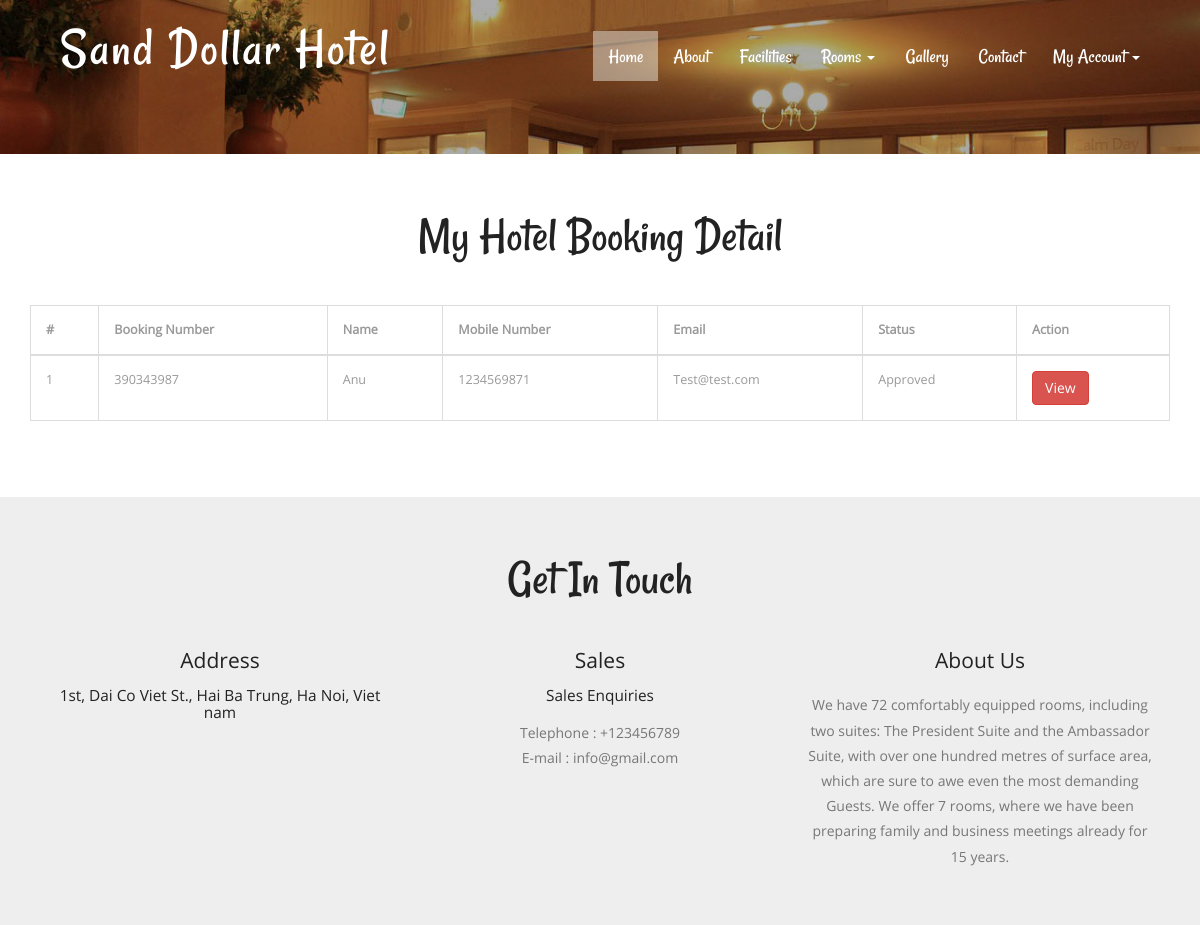
The app's page /my-booking.php (signed in) with its own data.
### tables this page shows
CREATE TABLE `tblbooking` (
  `ID` int(10) NOT NULL,
  `RoomId` int(5) DEFAULT NULL,
  `BookingNumber` varchar(120) DEFAULT NULL,
  `UserID` int(5) NOT NULL,
  `IDType` varchar(120) DEFAULT NULL,
  `Gender` varchar(50) DEFAULT NULL,
  `Address` mediumtext DEFAULT NULL,
  `CheckinDate` varchar(200) DEFAULT NULL,
  `CheckoutDate` varchar(200) DEFAULT NULL,
  `BookingDate` timestamp NULL DEFAULT current_timestamp(),
  `Remark` varchar(50) DEFAULT NULL,
  `Status` varchar(50) DEFAULT NULL,
  `UpdationDate` timestamp NULL DEFAULT NULL ON UPDATE current_timestamp()
);

CREATE TABLE `tbluser` (
  `ID` int(10) NOT NULL,
  `FullName` varchar(200) DEFAULT NULL,
  `MobileNumber` bigint(10) DEFAULT NULL,
  `Email` varchar(120) DEFAULT NULL,
  `Password` varchar(120) DEFAULT NULL,
  `RegDate` timestamp NULL DEFAULT current_timestamp()
);

CREATE TABLE `tblpage` (
  `ID` int(10) NOT NULL,
  `PageType` varchar(120) DEFAULT NULL,
  `PageTitle` varchar(200) DEFAULT NULL,
  `PageDescription` mediumtext DEFAULT NULL,
  `Email` varchar(120) DEFAULT NULL,
  `MobileNumber` bigint(10) DEFAULT NULL,
  `UpdationDate` timestamp NULL DEFAULT NULL ON UPDATE current_timestamp()
);

### src/my-booking.php (the view, shortened to what this page needs)
<?php
include('includes/dbconnection.php');
if (strlen($_SESSION['hbmsuid'] == 0)) {
	header('location:logout.php');
} else {
?>
<!DOCTYPE HTML>
<html>
<head>
	<link href="css/bootstrap.css" rel="stylesheet" type="text/css" media="all">
	<link href="css/style.css" rel="stylesheet" type="text/css" media="all" />
</head>
<body>
	<div class="header head-top">
		<div class="container">
			<?php include_once('includes/header.php'); ?>
		</div>
	</div>
	<div class="typography">
		<div class="container">
			<div class="typography-info">
				<h2 class="type">My Hotel Booking Detail</h2>
			</div>
			<div class="bs-docs-example">
				<table class="table table-bordered">
					<thead>
						<tr>
							<th>#</th>
							<th>Booking Number</th>
							<th>Name</th>
							<th>Mobile Number</th>
							<th>Email</th>
							<th>Status</th>
							<th>Action</th>
						</tr>
					</thead>
					<tbody>
						<?php
						$uid = $_SESSION['hbmsuid'];
						$sql = "SELECT tbluser.*,tblbooking.BookingNumber,tblbooking.Status,tblbooking.ID as bid from tblbooking join tbluser on tblbooking.UserID=tbluser.ID where UserID=:uid";
						$query = $dbh->prepare($sql);
						$query->bindParam(':uid', $uid, PDO::PARAM_STR);
						$query->execute();
						$results = $query->fetchAll(PDO::FETCH_OBJ);
						$cnt = 1;
						if ($query->rowCount() > 0) {
							foreach ($results as $row) {               ?>
								<tr>
									<td><?php echo htmlentities($cnt); ?></td>
									<td><?php echo htmlentities($row->BookingNumber); ?></td>
									<td><?php echo htmlentities($row->FullName); ?></td>
									<td><?php echo htmlentities($row->MobileNumber); ?></td>
									<td><?php echo htmlentities($row->Email); ?></td>
									<?php if ($row->Status == "") { ?>
										<td><?php echo "Still Pending"; ?></td>
									<?php } else { ?> <td><?php echo htmlentities($row->Status); ?>
										</td>
									<?php } ?>
									<td><a href="view-application-detail.php?viewid=<?php echo htmlentities($row->bid); ?>" class="btn btn-danger">View</a>
									</td>
								</tr>
						<?php $cnt = $cnt + 1;
							}
						} ?>
					</tbody>
				</table>
			</div>
		</div>
	</div>
	<?php include_once('includes/getintouch.php'); ?>
</body>
</html><?php }  ?>

### src/includes/getintouch.php (shortened to what this page needs)
<div class="touch-section">
	<div class="container">
		<h3>get in touch</h3>
		<div class="touch-grids">
			<?php
				$sql="SELECT * from tblpage where PageType='contactus'";
				$query = $dbh -> prepare($sql);
				$query->execute();
				$results=$query->fetchAll(PDO::FETCH_OBJ);
				$cnt=1;
				if($query->rowCount() > 0) {
					foreach($results as $row) {
			?>
			<div class="col-md-4 touch-grid">
				<h4>address</h4>
				<h5><?php echo htmlentities($row->PageDescription);?></h5>
			</div>
			<div class="col-md-4 touch-grid">
				<h4>Sales</h4>
				<h5>Sales Enquiries</h5>
				<p>Telephone : +<?php  echo htmlentities($row->MobileNumber);?></p>
				<p>E-mail : <?php  echo htmlentities($row->Email);?></p>
			</div>
			<?php $cnt=$cnt+1;}} ?>
			<div class="col-md-4 touch-grid">
				<?php
					$sql="SELECT * from tblpage where PageType='aboutus'";
					$query = $dbh -> prepare($sql);
					$query->execute();
					$results=$query->fetchAll(PDO::FETCH_OBJ);
					$cnt=1;
					if($query->rowCount() > 0) {
						foreach($results as $row) {
				?>
				<h4><?php  echo htmlentities($row->PageTitle);?></h4>
				<br>
				<p><?php  echo htmlentities($row->PageDescription);?></p>
				</div><?php $cnt=$cnt+1;}} ?>
					<div class="clearfix"></div>
				</div>
			</div>
		</div>

### src/css/style.css (style rules this page uses)
body a { transition:0.5s all; -webkit-transition:0.5s all; -moz-transition:0.5s all; -o-transition:0.5s all; -ms-transition:0.5s all; }
h1,h2,h3,h4,h5,h6 { padding:0 0; margin:0 0; }
p { padding:0 0; margin:0 0; }
body { padding:0 0; margin:0 0; font-family: 'OpenSans-Regular' }
.header { background:url(../images/banner1.jpg) no-repeat 0px 0px; background-size:cover; -webkit-background-size: cover; -moz-background-size: cover; -o-background-size: cover; -ms-background-size: cover; min-height:764px; padding-bottom: 4em; }
.touch-section { padding: 4em 0; text-align: center; background-color: #eee; }
.touch-grids { margin-top: 3em; }
.touch-grid h4 { font-size: 1.5em; color: #222; text-transform: capitalize; }
.touch-section h3 { font-size: 3.5em; text-transform: capitalize; font-family: 'Rancho-Regular'; color: #222; }
.touch-grid h5 { font-size: 1.1em; padding: 1em 0; color: #222; }
.touch-grid p { font-size: 1em; line-height: 1.8em; color: #777; }
.head-top { min-height: 115px !important; }
.typography-info { text-align: center; margin-bottom: 3em; }
h2.type { font-size: 3.5em; text-transform: capitalize; font-family: 'Rancho-Regular'; color: #222; }
.typography { padding: 4em 0; }
.table > thead > tr > th, .table > tbody > tr > th, .table > tfoot > tr > th, .table > thead > tr > td, .table > tbody > tr > td, .table > tfoot > tr > td { border-top: none !important; }
.bs-docs-example { margin: 1em 0; }
.table td, .table>tbody>tr>td, .table>tbody>tr>th, .table>tfoot>tr>td, .table>tfoot>tr>th, .table>thead>tr>td, .table>thead>tr>th { padding: 15px!important; }
.table > thead > tr > th, .table > tbody > tr > th, .table > tfoot > tr > th, .table > thead > tr > td, .table > tbody > tr > td, .table > tfoot > tr > td { font-size: 0.9em; color: #999; border-top: none !important; }
@media (max-width:1440px) { .header { min-height: 679px; } }
@media (max-width:1366px) { .header { min-height: 652px; } }
@media (max-width:1280px) { .header { min-height: 602px; } }

### records on screen
tblbooking: BookingNumber "390343987", UserID.FullName "Anu", UserID.MobileNumber "1234569871", UserID.Email "Test@test.com", Status "Approved"
tblpage: PageDescription "1st, Dai Co Viet St., Hai Ba Trung, Ha Noi, Viet nam", MobileNumber "123456789", Email "info@gmail.com"
tblpage: PageTitle "About Us", PageDescription "We have 72 comfortably equipped rooms, including two suites: The President Suite and the Ambassador Suite, with over one hundred metres of surface area, which are sure to awe even the most demanding Guests. We offer 7 rooms, where we have been preparing family and business meetings already for 15 years."
